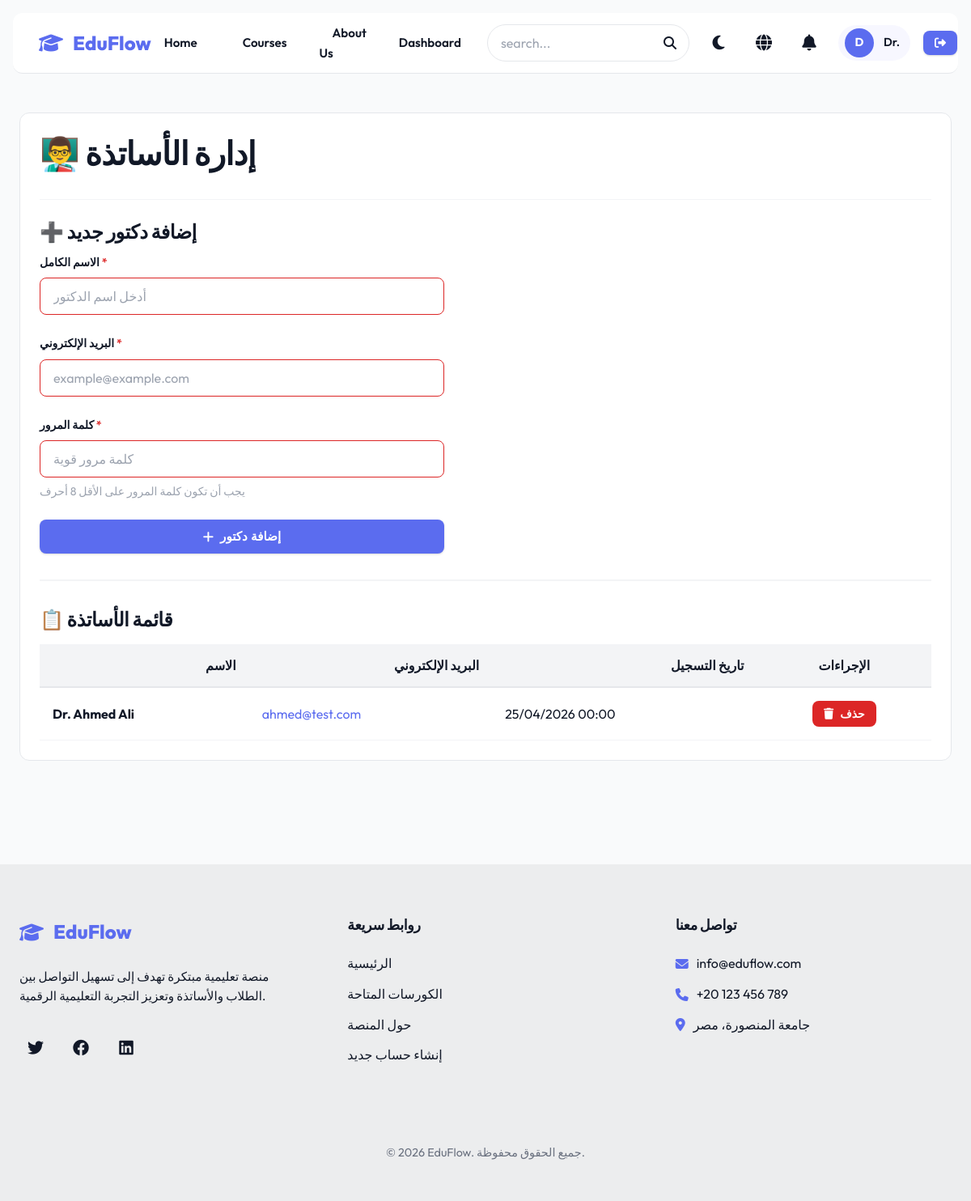
Screenshot of /admin/manage_professors.php?lang=en (signed in) with the database file from the repository.
### tables this page shows
CREATE TABLE users (
    id INT PRIMARY KEY AUTO_INCREMENT,
    username VARCHAR(50) UNIQUE NOT NULL,
    email VARCHAR(100) UNIQUE NOT NULL,
    password VARCHAR(255) NOT NULL,
    full_name VARCHAR(100) NOT NULL,
    user_type ENUM('professor', 'student') NOT NULL,
    created_at TIMESTAMP DEFAULT CURRENT_TIMESTAMP
);

### admin/manage_professors.php (the view, shortened to what this page needs)
<?php
require_once __DIR__ . '/../includes/header.php';
$professors = [];
try {
    $pdo = getDB();
    $stmt = $pdo->prepare("SELECT id, full_name, email, created_at FROM users WHERE user_type = 'professor' ORDER BY created_at DESC");
    $stmt->execute();
    $professors = $stmt->fetchAll(PDO::FETCH_ASSOC);
} catch (PDOException $e) {
    logError('Error fetching professors', ['error' => $e->getMessage()]);
}
?>
<div class="container" style="margin: 2rem auto;">
    <div class="card">
        <div class="card-header">
            <h1>👨‍🏫 إدارة الأساتذة</h1>
        </div>
        <div class="card-body">
            <div style="margin-bottom: 2rem;">
                <h3>➕ إضافة دكتور جديد</h3>
                <form method="POST" class="form-group" style="max-width: 500px;">
                    <div class="form-group">
                        <label for="name" class="form-label required">الاسم الكامل</label>
                        <input
                            type="text"
                            id="name"
                            name="name"
                            class="form-control"
                            placeholder="أدخل اسم الدكتور"
                            required
                            minlength="3"
                        >
                    </div>
                    <div class="form-group">
                        <label for="email" class="form-label required">البريد الإلكتروني</label>
                        <input
                            type="email"
                            id="email"
                            name="email"
                            class="form-control"
                            placeholder="example@example.com"
                            required
                        >
                    </div>
                    <div class="form-group">
                        <label for="password" class="form-label required">كلمة المرور</label>
                        <input
                            type="password"
                            id="password"
                            name="password"
                            class="form-control"
                            placeholder="كلمة مرور قوية"
                            required
                            minlength="8"
                        >
                        <p class="form-help">يجب أن تكون كلمة المرور على الأقل 8 أحرف</p>
                    </div>
                    <button type="submit" name="add" class="btn btn-primary w-full">
                        <i class="fas fa-plus"></i> إضافة دكتور
                    </button>
                </form>
            </div>
            <hr style="margin: 2rem 0; border: 1px solid var(--border-light);">
            <div>
                <h3>📋 قائمة الأساتذة</h3>
                <?php if (empty($professors)): ?>
                    <p class="text-center text-secondary mt-4">لا يوجد أساتذة مسجلون بعد</p>
                <?php else: ?>
                    <table style="width: 100%; border-collapse: collapse; margin-top: 1rem;">
                        <thead>
                            <tr style="border-bottom: 2px solid var(--border-color); background: var(--bg-tertiary);">
                                <th style="padding: 1rem; text-align: right;">الاسم</th>
                                <th style="padding: 1rem; text-align: right;">البريد الإلكتروني</th>
                                <th style="padding: 1rem; text-align: right;">تاريخ التسجيل</th>
                                <th style="padding: 1rem; text-align: center;">الإجراءات</th>
                            </tr>
                        </thead>
                        <tbody>
                            <?php foreach ($professors as $prof): ?>
                                <tr style="border-bottom: 1px solid var(--border-light);">
                                    <td style="padding: 1rem;">
                                        <strong><?php echo htmlspecialchars($prof['full_name']); ?></strong>
                                    </td>
                                    <td style="padding: 1rem;">
                                        <a href="mailto:<?php echo htmlspecialchars($prof['email']); ?>">
                                            <?php echo htmlspecialchars($prof['email']); ?>
                                        </a>
                                    </td>
                                    <td style="padding: 1rem;">
                                        <?php echo date('d/m/Y H:i', strtotime($prof['created_at'])); ?>
                                    </td>
                                    <td style="padding: 1rem; text-align: center;">
                                        <form method="POST" style="display: inline;" onsubmit="return confirm('هل تريد حقاً حذف هذا الدكتور؟');">
                                            <button type="submit" class="btn btn-danger btn-sm">
                                                <i class="fas fa-trash"></i> حذف
                                            </button>
                                        </form>
                                    </td>
                                </tr>
                            <?php endforeach; ?>
                        </tbody>
                    </table>
                <?php endif; ?>
            </div>
        </div>
    </div>
</div>
<?php require_once __DIR__ . '/../includes/footer.php'; ?>

### css/style.css (style rules this page uses)
:root { --primary: #5b6cef; --primary-dark: #4f46e5; --primary-light: #6b7eff; --secondary: #6b7280; --secondary-light: #9ca3af; --success: #059669; --success-light: #d1fae5; --warning: #d97706; --warning-light: #fef3c7; --danger: #dc2626; --danger-light: #fee2e2; --info: #2563eb; --info-light: #dbeafe; --bg-primary: #ffffff; --bg-secondary: #f9fafb; --bg-tertiary: #f3f4f6; --text-primary: #111827; --text-secondary: #6b7280; --text-tertiary: #9ca3af; --text-inverse: #ffffff; --border-color: #e5e7eb; --border-light: #f3f4f6; --divider: #f0f0f0; --shadow-xs: 0 1px 2px 0 rgba(0, 0, 0, 0.05); --shadow-sm: 0 1px 3px 0 rgba(0, 0, 0, 0.1), 0 1px 2px 0 rgba(0, 0, 0, 0.06); --shadow-md: 0 4px 6px -1px rgba(0, 0, 0, 0.1), 0 2px 4px -1px rgba(0, 0, 0, 0.06); --shadow-lg: 0 10px 15px -3px rgba(0, 0, 0, 0.1), 0 4px 6px -2px rgba(0, 0, 0, 0.05); --shadow-xl: 0 20px 25px -5px rgba(0, 0, 0, 0.1), 0 10px 10px -5px rgba(0, 0, 0, 0.04); --radius-xs: 4px; --radius-sm: 6px; --radius-md: 8px; --radius-lg: 12px; --radius-xl: 16px; --radius-full: 9999px; --transition-fast: 0.15s ease; --transition: 0.3s cubic-bezier(0.4, 0, 0.2, 1); --transition-slow: 0.5s ease; --z-dropdown: 100; --z-sticky: 200; --z-fixed: 300; --z-modal-backdrop: 400; --z-modal: 500; --z-popover: 600; }
* { margin: 0; padding: 0; box-sizing: border-box; }
html { scroll-behavior: smooth; -webkit-font-smoothing: antialiased; -moz-osx-font-smoothing: grayscale; }
body { font-family: 'Outfit', 'Segoe UI', 'Roboto', system-ui, -apple-system, sans-serif; background-color: var(--bg-secondary); color: var(--text-primary); line-height: 1.6; font-size: 16px; transition: background-color var(--transition-slow); }
h1, h2, h3, h4, h5, h6 { font-weight: 700; line-height: 1.25; letter-spacing: -0.02em; }
h1 { font-size: 2.5rem; margin-bottom: 1rem; }
h3 { font-size: 1.5rem; margin-bottom: 0.75rem; }
p { margin-bottom: 1rem; color: var(--text-secondary); }
a { color: var(--primary); text-decoration: none; transition: color var(--transition-fast); }
.container { width: 100%; max-width: 1280px; margin: 0 auto; padding: 0 1.5rem; }
.card { background: var(--bg-primary); border: 1px solid var(--border-color); border-radius: var(--radius-lg); padding: 1.5rem; transition: var(--transition); overflow: hidden; }
.card-header { margin-bottom: 1.5rem; padding-bottom: 1rem; border-bottom: 1px solid var(--border-light); }
.card-body { flex: 1; }
.btn { display: inline-flex; align-items: center; justify-content: center; gap: 0.5rem; padding: 0.75rem 1.25rem; border-radius: var(--radius-md); font-weight: 600; font-size: 0.95rem; cursor: pointer; border: none; outline: none; transition: var(--transition-fast); text-decoration: none; white-space: nowrap; user-select: none; }
.btn-primary { background: var(--primary); color: var(--text-inverse); box-shadow: var(--shadow-sm); }
.btn-danger { background: var(--danger); color: var(--text-inverse); }
.btn-sm { padding: 0.5rem 0.875rem; font-size: 0.875rem; }
.form-group { margin-bottom: 1.5rem; }
.form-label { display: block; font-size: 0.875rem; font-weight: 600; margin-bottom: 0.5rem; color: var(--text-primary); }
.form-label.required::after { content: " *"; color: var(--danger); }
.form-control, .form-select, textarea { width: 100%; padding: 0.75rem 1rem; border-radius: var(--radius-md); background: var(--bg-primary); border: 1px solid var(--border-color); color: var(--text-primary); font-family: inherit; font-size: 1rem; transition: var(--transition-fast); }
.form-control::placeholder { color: var(--text-tertiary); }
.form-control:invalid, .form-select:invalid, textarea:invalid { border-color: var(--danger); }
.form-help { font-size: 0.875rem; color: var(--text-tertiary); margin-top: 0.375rem; }
.w-full { width: 100%; }

### rows the page displays
users: full_name "Dr. Ahmed Ali", email "ahmed@test.com", created_at "25/04/2026 00:00"

### other values shown
__('home') "Home"
__('courses') "Courses"
__('about') "About Us"
__('dashboard') "Dashboard"
mb_substr($_SESSION['full_name'] ?? 'U', 0, 1) "D"
explode(' ', $_SESSION['full_name'] ?? 'User')[0] "Dr."
